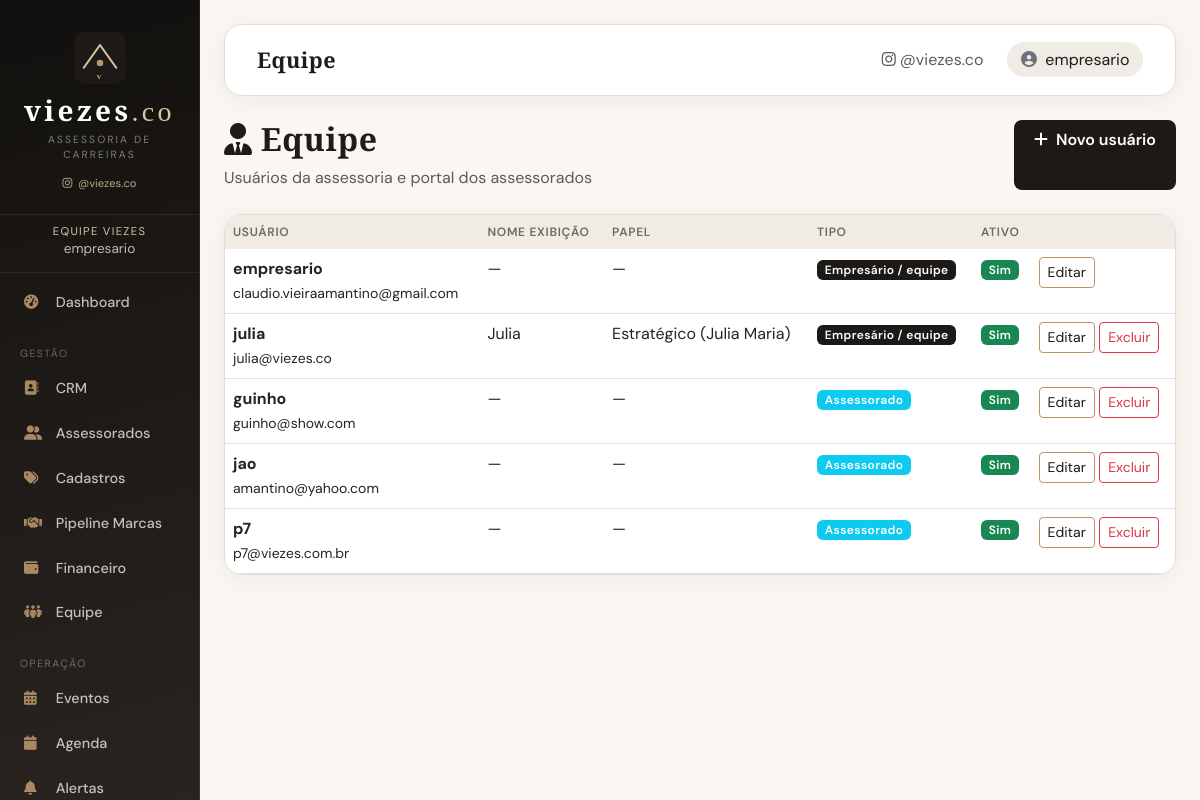
/equipe/ (signed in), run on the app's committed database.
### app/models.py (models this page shows, shortened)
class User(UserMixin, db.Model):
    id = db.Column(db.Integer, primary_key=True)
    username = db.Column(db.String(80), unique=True, nullable=False)
    email = db.Column(db.String(120), unique=True, nullable=False)
    password_hash = db.Column(db.String(255), nullable=False)
    is_manager = db.Column(db.Boolean, default=False)  # True para empresário
    artist_id = db.Column(db.Integer, db.ForeignKey('artist.id'), nullable=True)
    display_name = db.Column(db.String(120), nullable=True)
    team_role = db.Column(db.String(40), nullable=True)  # estrategico, operacional, captacao
    phone = db.Column(db.String(20), nullable=True)
    is_active_user = db.Column(db.Boolean, default=True)
    created_at = db.Column(db.DateTime, default=datetime.utcnow)
    google_token = db.Column(db.Text, nullable=True)
    artist = db.relationship('Artist', backref='user_account', uselist=False)

### app/team/routes.py (the view)
@bp.route('/')
@login_required
def index():
    if not _manager_required():
        return redirect(url_for('main.dashboard'))
    users = User.query.order_by(User.is_manager.desc(), User.username).all()
    managers_count = User.query.filter_by(is_manager=True, is_active_user=True).count()
    return render_template(
        'team/index.html',
        users=users,
        roles=TEAM_ROLES,
        managers_count=managers_count,
    )

### app/__init__.py (called while the page is built)
@login_manager.user_loader
def load_user(user_id):
    from app.models import User
    return User.query.get(int(user_id))

### app/team/routes.py (called while the page is built)
def _manager_required():
    if not current_user.is_manager:
        flash('Acesso restrito.', 'error')
        return False
    return True

### app/templates/team/index.html
{% extends "base.html" %}
{% block page_title %}Equipe{% endblock %}
{% block content %}
<div class="row mb-4">
    <div class="col-12 d-flex justify-content-between">
        <div>
            <h2><i class="fas fa-user-tie me-2"></i>Equipe</h2>
            <p class="text-muted mb-0">Usuários da assessoria e portal dos assessorados</p>
        </div>
        <a href="{{ url_for('team.new_user') }}" class="btn btn-primary"><i class="fas fa-plus me-1"></i> Novo usuário</a>
    </div>
</div>
<div class="card">
    <div class="card-body p-0">
        <table class="table table-hover mb-0">
            <thead class="table-light">
                <tr><th>Usuário</th><th>Nome exibição</th><th>Papel</th><th>Tipo</th><th>Ativo</th><th></th></tr>
            </thead>
            <tbody>
                {% for u in users %}
                <tr>
                    <td><strong>{{ u.username }}</strong><br><small>{{ u.email }}</small></td>
                    <td>{{ u.display_name or '—' }}</td>
                    <td>{% if u.team_role %}{{ roles.get(u.team_role, u.team_role) }}{% else %}—{% endif %}</td>
                    <td>
                        {% if u.is_manager %}<span class="badge bg-primary">Empresário / equipe</span>
                        {% else %}<span class="badge bg-info">Assessorado</span>{% endif %}
                    </td>
                    <td>{% if u.is_active_user %}<span class="badge bg-success">Sim</span>{% else %}<span class="badge bg-secondary">Não</span>{% endif %}</td>
                    <td class="text-nowrap">
                        <a href="{{ url_for('team.edit_user', user_id=u.id) }}" class="btn btn-sm btn-outline-primary">Editar</a>
                        {% if u.id != current_user.id and (not u.is_manager or managers_count > 1) %}
                        <form method="post" action="{{ url_for('team.delete_user', user_id=u.id) }}" class="d-inline"
                              onsubmit="return confirm('Excluir o usuário {{ u.username }}?');">
                            <button type="submit" class="btn btn-sm btn-outline-danger">Excluir</button>
                        </form>
                        {% endif %}
                    </td>
                </tr>
                {% endfor %}
            </tbody>
        </table>
    </div>
</div>
{% endblock %}

### app/templates/base.html (shortened to what this page needs)
<!DOCTYPE html>
<html lang="pt-BR">
<head>
    <link href="https://cdn.jsdelivr.net/npm/bootstrap@5.3.0/dist/css/bootstrap.min.css" rel="stylesheet">
    <link href="https://cdnjs.cloudflare.com/ajax/libs/font-awesome/6.5.1/css/all.min.css" rel="stylesheet">
    <link href="https://cdn.jsdelivr.net/npm/fullcalendar@6.1.4/index.global.min.css" rel="stylesheet">
    <link href="{{ url_for('static', filename='css/viezes.css') }}" rel="stylesheet">
</head>
<body class="{% block body_class %}{% endblock %}">
    <div class="container-fluid">
        <div class="row">
            {% if current_user.is_authenticated %}
            <div class="col-md-2 px-0 desktop-sidebar">
                <div class="sidebar py-2">
                    {% include '_viezes_brand.html' %}
                    <div class="sidebar-user">
                        <div class="role">{% if current_user.is_manager %}Equipe Viezes{% else %}Assessorado{% endif %}</div>
                        <div class="name">{{ current_user.display_name or current_user.username }}</div>
                    </div>
                    {% include '_sidebar_nav.html' %}
                </div>
            </div>
            {% endif %}
            <div class="{% if current_user.is_authenticated %}col-md-10{% else %}col-12{% endif %} px-0">
                <div class="main-content p-4">
                    {% if current_user.is_authenticated %}
                    <nav class="navbar navbar-expand-lg top-navbar mb-4">
                        <div class="container-fluid">
                            <span class="navbar-brand mb-0">
                                {% block page_title %}Painel{% endblock %}
                            </span>
                            <div class="navbar-nav ms-auto align-items-center">
                                <a href="https://www.instagram.com/viezes.co" target="_blank" rel="noopener"
                                   class="nav-link d-none d-md-inline text-muted small me-3">
                                    <i class="fab fa-instagram me-1"></i>@viezes.co
                                </a>
                                <span class="user-pill">
                                    <i class="fas fa-circle-user me-1 text-secondary"></i>
                                    {{ current_user.display_name or current_user.username }}
                                </span>
                            </div>
                        </div>
                    </nav>
                    {% endif %}
                    {% block content %}{% endblock %}
                </div>
            </div>
        </div>
    </div>
</body>
</html>

### app/static/css/viezes.css (style rules this page uses)
:root { --vz-black: #12100e; --vz-espresso: #1c1916; --vz-brown: #2d2824; --vz-cream: #faf7f2; --vz-linen: #f0ebe4; --vz-sand: #e5ddd3; --vz-gold: #b8956b; --vz-gold-dark: #96784f; --vz-gold-light: #d9c4a3; --vz-rose: #9e7b7b; --vz-rose-soft: #e8d8d8; --vz-text: #1f1b18; --vz-text-muted: #6f6760; --vz-white: #ffffff; --vz-success: #5a7d5c; --vz-warning: #c4a035; --vz-danger: #b85c5c; --vz-radius: 12px; --vz-radius-lg: 18px; --vz-shadow: 0 4px 24px rgba(28, 25, 22, 0.06); --vz-shadow-lg: 0 12px 40px rgba(28, 25, 22, 0.1); --font-display: 'Cormorant Garamond', Georgia, serif; --font-body: 'DM Sans', system-ui, sans-serif; --sidebar-width: 260px; }
.btn-primary { --bs-btn-bg: var(--vz-espresso); --bs-btn-border-color: var(--vz-espresso); --bs-btn-hover-bg: var(--vz-brown); --bs-btn-hover-border-color: var(--vz-brown); --bs-btn-active-bg: var(--vz-black); --bs-btn-focus-shadow-rgb: 184, 149, 107; }
.btn-outline-primary { --bs-btn-color: var(--vz-espresso); --bs-btn-border-color: var(--vz-gold); --bs-btn-hover-bg: var(--vz-espresso); --bs-btn-hover-border-color: var(--vz-espresso); }
.bg-primary { background-color: var(--vz-espresso) !important; }
body { font-family: var(--font-body); color: var(--vz-text); background: var(--vz-cream); -webkit-font-smoothing: antialiased; }
h1, h2, h3, h4, h5, h6, .navbar-brand, .card-header, .brand-display { font-family: var(--font-display); font-weight: 600; letter-spacing: 0.02em; }
.sidebar, .mobile-sidebar { background: linear-gradient(165deg, var(--vz-black) 0%, var(--vz-espresso) 45%, #2a2420 100%); border-right: 1px solid rgba(184, 149, 107, 0.15); }
@media (min-width: 769px) { .desktop-sidebar { position: sticky; top: 0; height: 100vh; align-self: flex-start; } }
@media (min-width: 769px) { .desktop-sidebar .sidebar { height: 100vh; overflow-y: auto; overflow-x: hidden; } }
.main-content { background: var(--vz-cream); min-height: 100vh; }
.top-navbar { background: var(--vz-white) !important; border: 1px solid var(--vz-sand); border-radius: var(--vz-radius-lg); box-shadow: var(--vz-shadow); padding: 0.85rem 1.25rem; }
.top-navbar .navbar-brand { color: var(--vz-text) !important; font-size: 1.35rem; }
.top-navbar .user-pill { background: var(--vz-linen); padding: 0.35rem 0.85rem; border-radius: 999px; color: var(--vz-text); }
.card { border: 1px solid var(--vz-sand); border-radius: var(--vz-radius-lg); box-shadow: var(--vz-shadow); background: var(--vz-white); overflow: hidden; }
.btn-primary { background: var(--vz-espresso); border: none; border-radius: 8px; font-weight: 600; padding: 0.5rem 1.25rem; }
.table { --bs-table-bg: transparent; }
.table thead th { background: var(--vz-linen); color: var(--vz-text-muted); font-size: 0.75rem; text-transform: uppercase; letter-spacing: 0.06em; font-weight: 600; border: none; }
.badge { font-weight: 600; letter-spacing: 0.03em; }
a { color: var(--vz-gold-dark); }

### app/templates/base.html (style rules this page uses)
.sidebar { min-height: 100vh; }
.sidebar-user { text-align: center; padding: 0 0.5rem 0.75rem; border-bottom: 1px solid rgba(255,255,255,0.08); margin-bottom: 0.5rem; }
.sidebar-user .role { font-size: 0.7rem; text-transform: uppercase; letter-spacing: 0.12em; color: var(--vz-gold-light); }
.sidebar-user .name { font-size: 0.85rem; color: rgba(255,255,255,0.7); }

### data on the page
User: display_name+username "empresario", username "empresario", email "claudio.vieiraamantino@gmail.com", display_name "—", is_manager "Empresário / equipe", is_active_user "Sim"
User: username "julia", email "julia@viezes.co", display_name "Julia", get "Estratégico (Julia Maria)", is_manager "Empresário / equipe", is_active_user "Sim"
User: username "guinho", email "guinho@show.com", display_name "—", is_manager "Assessorado", is_active_user "Sim"
User: username "jao", email "amantino@yahoo.com", display_name "—", is_manager "Assessorado", is_active_user "Sim"
User: username "p7", email "p7@viezes.com.br", display_name "—", is_manager "Assessorado", is_active_user "Sim"
